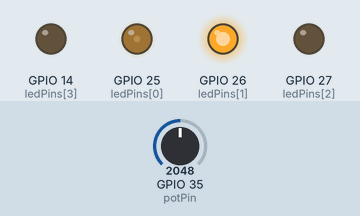
Bench run of a sketch on a simulated ESP32. Shown: output pins drawn as LEDs (lit = HIGH). The inputs (shaded band) are chosen by the test bench; at power-on: GPIO 35 (potPin) = 2048.

Above: at 1.2 s.
1.3 s: GPIO 35 (potPin) set to 2866
At 1.67 s:
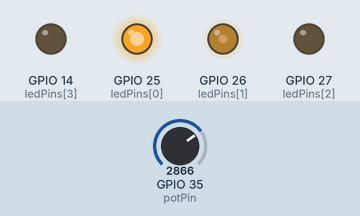
4.3 s: GPIO 35 (potPin) set to 3603
At 4.72 s:
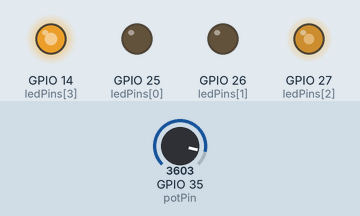
7.3 s: GPIO 35 (potPin) set to 4095
At 7.47 s:
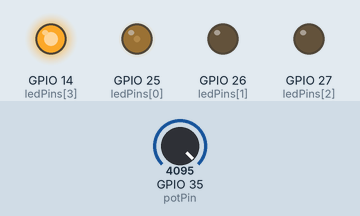
10.3 s: GPIO 35 (potPin) set to 2047
13.3 s: GPIO 35 (potPin) set to 491
Timing chart, 0 to 24.3 s (numbered marks = the images above; inputs shaded):
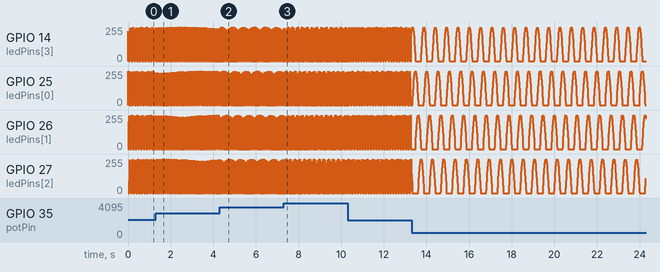

The sketch:

esp32_led_sinewave.ino
```cpp
const int potPin = 35;
const int ledPins[] = {25, 26, 27, 14};
const int numLeds = 4;

float currentPhase = 0.0;

const int freq = 5000;       // PWM frequency
const int resolution = 8;    // 8-bit resolution (0-255)

void setup() {
  pinMode(potPin, INPUT);

  for(int i = 0; i < numLeds; i++) {
    ledcAttach(ledPins[i], freq, resolution);
  }
}

void loop() {
  int potValue = analogRead(potPin);
  float speed = map(potValue, 0, 4095, 1, 100) / 100.0;

  currentPhase += speed;
  if(currentPhase > 2*PI) currentPhase -= 2*PI;

  for(int i = 0; i < numLeds; i++) {
    float ledPhase = currentPhase - (i * PI/2);
    float wave = sin(ledPhase);

    if(wave < 0) wave = 0;

    int brightness = wave * 255;
    ledcWrite(ledPins[i], brightness);
  }

  delay(10);
}
```
